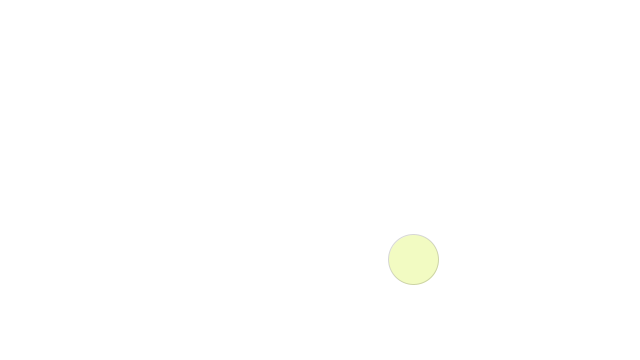
Frame 1 (no input)
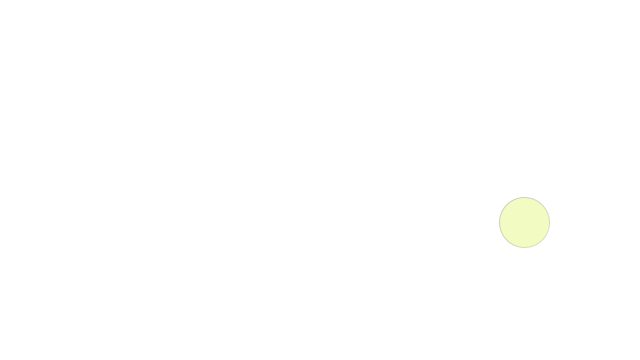
Frame 60 (the mouse pressed at the canvas centre just before this capture)
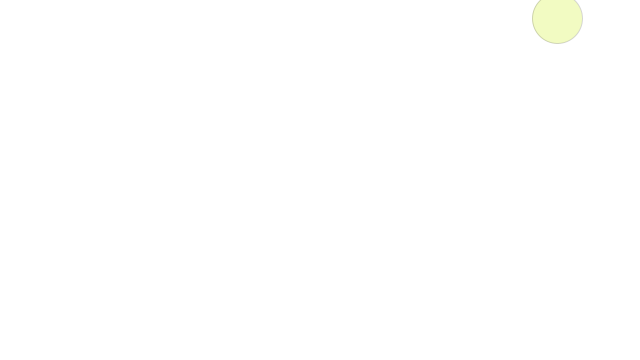
Frame 120 (the mouse held since frame 60 and released just before this capture)

The Processing sketch that drew these frames (run headless with seeded random() and noise(); from frame 60 on, the mouse is pressed at the canvas centre):

// Processing sketch: balloon_forces
// ── balloon_forces.pde
Mover m;
float xoff, yoff, incX, incY;
PVector wind;

void setup() {
  size(640,360);
  background(255);
  m = new Mover();
  xoff = 0;
  yoff = 0;
  incX = 0.001;
  incY = 0.001;
  wind = new PVector(0.001,-0.002);
}
 
void draw() {
  background(255);
  wind.x = noise(xoff, yoff);
  wind.y =  noise(yoff, xoff);
  //m.applyForce(wind);
  
  m.checkEdges();
  m.update();
  m.display();
 
  xoff+= incX;
  yoff+= incY;
}



class Mover {
  PVector loc;
  PVector vel;
  PVector acc;
  float topspeed;
  float r,g,b;
  int size = 50;
  float mass = 10.0;
  
  Mover() {
    loc = new PVector(random(width), height-100); 
    vel = new PVector(0,0);
    acc = new PVector(0,0);
    topspeed = 5;
    r = random(200,255);
    g = random(255);
    b = random(255);
  }
  void update() {
    acc.x=noise(xoff)*0.1;
    acc.y-=incX;
    vel.add(acc);
    vel.limit(topspeed);
    loc.add(vel);
  }
  void applyForce(PVector force) {
     PVector f = force.get();
     f.div(mass);
     acc.add(force);
  }
  void display() {
    stroke(0, 40);
    fill(color(r,g,b), 80);
    ellipse(loc.x, loc.y, size, size);
  }
  void checkEdges() {
   println(loc.x,loc.y);
   if (loc.x > width) {
      vel.x = vel.x * -1;
      loc.x = width;
    } else if (loc.x < 0) {
      vel.x = vel.x*-1;
      loc.x = 0;
    }
    if (loc.y> height) {
      vel.y = -1*vel.y;
      loc.y = height;
    }  else if (loc.y < 0) {
      vel.y*=(-1);
      loc.y = 0;
    }
  }
}
